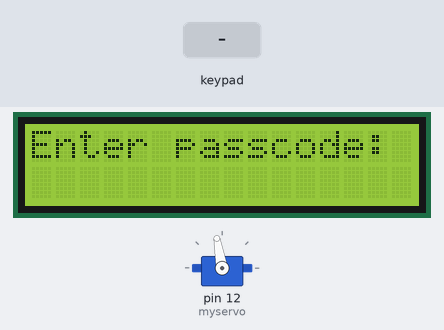
Simulated run of this sketch. Board: Arduino Uno, built with avr-gcc and run on an emulated ATmega328P. On the bench: servo, 16×2 character LCD. The inputs (shaded band) are chosen by the test bench.

Above: at 4.6 s.
4.7 s: keypad keys 1 2 3 A B C # pressed 0.4 s apart
At 8.5 s:
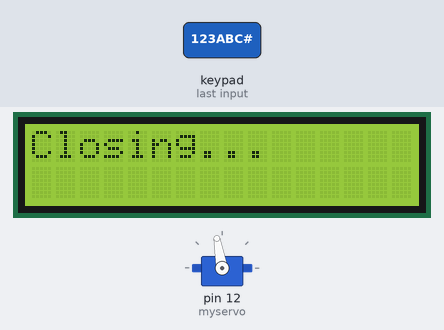
9.0 s: key '4' pressed
At 10.3 s:
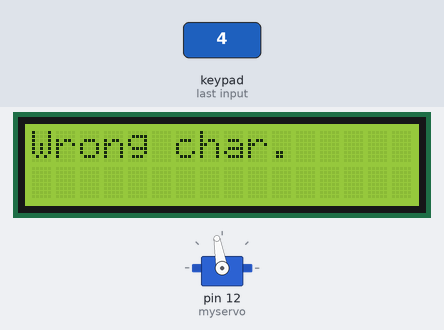
12.0 s: key 'B' pressed
At 13.2 s:
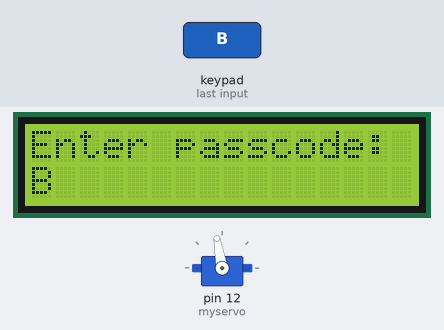
13.5 s: keypad keys 1 2 3 A B C A pressed 0.4 s apart
At 17.2 s:
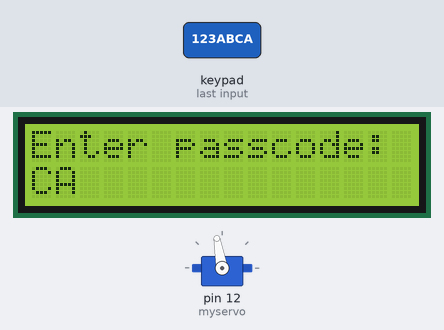
17.8 s: key 'A' pressed
At 19.0 s:
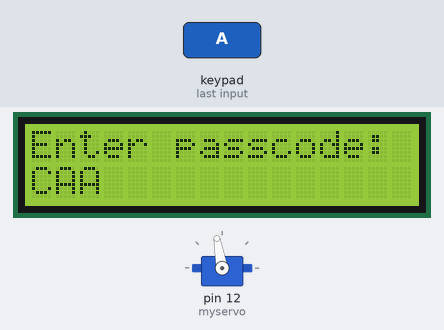
19.3 s: keypad keys 1 2 3 A B C pressed 0.4 s apart
At 22.5 s:
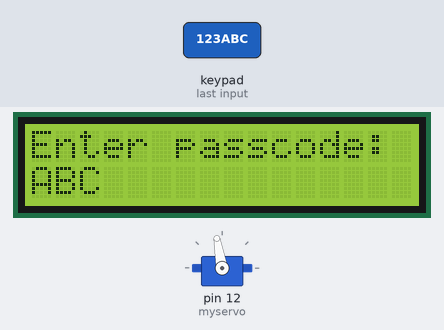
Timing chart, 0 to 24.0 s (numbered marks = the images above; inputs shaded):
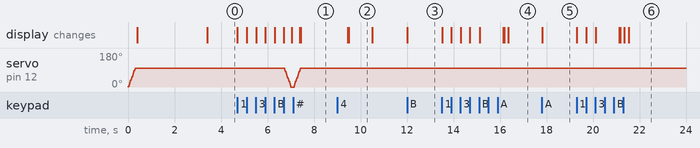

Measured:
- after the input at 4.7 s, the display: first changes at once (image 1 shows a later state)
- after the input at 9.0 s, the display: first differs from a run without the input after 0.50 s (image 2)
- after the input at 12.0 s, the display: changes at once (image 3)
- after the input at 13.5 s, the display: first changes at once (image 4 shows a later state)
- after the input at 17.8 s, the display: changes at once (image 5)
- after the input at 19.3 s, the display: first changes at once (image 6 shows a later state)
- what the display in image 2 shows lasts 1.0 s, from 9.5 s to 10.5 s

The sketch:

final_code.ino
```cpp
#include <Keypad.h>
#include <Servo.h>
Servo myservo;
#include <Wire.h>
#include <LiquidCrystal_I2C.h>
LiquidCrystal_I2C lcd(0x27, 16, 2); // looks for address, columns, and rows

#define Pass_Length 7 // enough room for six chars + null char

int pos = 0;  // variable to store servo position

char Data[Pass_Length]; // 6 is the number of chars it can hold + the null char = 7
char Master[Pass_Length] = "123ABC";
byte data_count = 0;
char customKey;
bool door = true;


const byte ROWS = 4; // num of rows on the matrix keypad
const byte COLS = 4; // num of columns on the matrix keypad

char keys[ROWS][COLS] = {
  {'1','2','3','A'},
  {'4','5','6','B'},
  {'7','8','9','C'},
  {'*','0','#','D'}
};
byte rowPins[ROWS] = {9, 8, 7, 6}; //connect to the row pinouts of the keypad
byte colPins[COLS] = {5, 4, 3, 2}; //connect to the column pinouts of the keypad

Keypad keypad = Keypad( makeKeymap(keys), rowPins, colPins, ROWS, COLS );

void setup() {  // splash screen

  myservo.attach(12); // pin 12 is dedicated to the servo motor
  ServoClose(); // servo motor will go into it's locked state upon startup
  lcd.init();
  lcd.backlight();
  lcd.print("Woah!!!");
  lcd.setCursor(0, 1);
  lcd.print("My lockbox!");
  delay(3000);
  lcd.clear();
}

void loop() {

  if (door == 0) {
    customKey = keypad.getKey();  // makes sure a key is actually pressed

    if (customKey == '#') { // pound sign will lock the door, this goes into effect after the user successfully guesses the passcode
      lcd.clear();
      ServoClose();
      lcd.print("Closing...");
      delay(2000);
      door = 1;
    }
  }

  else Open();
}

void clearData() {
  while (data_count != 0) {
    Data[data_count--] = 0; // clears the array for new data
  }
  return;
}

void ServoOpen() {
  for (pos = 100; pos >= 0; pos -= 5) {
    myservo.write(pos); // tells the servo to go to the position in variable 'pos'
    delay(15);  // waits 15 milliseconds for the servo to reach said position
  }
}

void ServoClose() {
  for (pos = 0; pos <= 100; pos += 5) { // ditto but this tells the servo to go back to the initial lock position
    myservo.write(pos);
    delay(15);
  }
}

void Open() {
  lcd.setCursor(0, 0);
  lcd.print("Enter passcode:");

  customKey = keypad.getKey();  // makes sure a key is actually pressed

  // the next six if statements make sure the key that is pressed
  // matches with any of the six chars from the Master array
  // yup, hardcoded - I wanted to implement this better but didn't have a clear way to do so

  if (customKey == Master[0]) {
    Data[data_count] = customKey; // store char into the data array
    lcd.setCursor(data_count, 1); // moves the cursor over to show each new char
    lcd.print(Data[data_count]);  // print char at said cursor position
    data_count++; // increments data array by 1 to store a new char/keeps track of the num of chars entered
  }

  if (customKey == Master[1]) {
    Data[data_count] = customKey;
    lcd.setCursor(data_count, 1);
    lcd.print(Data[data_count]);
    data_count++;
  }

  if (customKey == Master[2]) {
    Data[data_count] = customKey;
    lcd.setCursor(data_count, 1);
    lcd.print(Data[data_count]);
    data_count++;
  }

  if (customKey == Master[3]) {
    Data[data_count] = customKey;
    lcd.setCursor(data_count, 1);
    lcd.print(Data[data_count]);
    data_count++;
  }

  if (customKey == Master[4]) {
    Data[data_count] = customKey;
    lcd.setCursor(data_count, 1);
    lcd.print(Data[data_count]);
    data_count++;
  }

  if (customKey == Master[5]) {
    Data[data_count] = customKey;
    lcd.setCursor(data_count, 1);
    lcd.print(Data[data_count]);
    data_count++;
  }

  // the rest of the keys pressed will report to the lcd
  // that the user inputted an incorrect character
  // yes unfortunately this is hardcoded

  if (customKey == '4') {
    lcd.clear();
    lcd.print("Wrong char.");
    delay(1000);
    door = 1;
    clearData();  // this function clears the Data array and resets the data_count to zero
  }

  if (customKey == '5') {
    lcd.clear();
    lcd.print("Wrong char.");
    delay(1000);
    door = 1;
    clearData();
  }

  if (customKey == '6') {
    lcd.clear();
    lcd.print("Wrong char.");
    delay(1000);
    door = 1;
    clearData();
  }

  if (customKey == '7') {
    lcd.clear();
    lcd.print("Wrong char.");
    delay(1000);
    door = 1;
    clearData();
  }

  if (customKey == '8') {
    lcd.clear();
    lcd.print("Wrong char.");
    delay(1000);
    door = 1;
    clearData();
  }

  if (customKey == '9') {
    lcd.clear();
    lcd.print("Wrong char.");
    delay(1000);
    door = 1;
    clearData();
  }

  if (customKey == '0') {
    lcd.clear();
    lcd.print("Wrong char.");
    delay(1000);
    door = 1;
    clearData();
  }

  if (customKey == '*') {
    lcd.clear();
    lcd.print("Wrong char.");
    delay(1000);
    door = 1;
    clearData();
  }

  if (customKey == '#') {
    lcd.clear();
    lcd.print("Wrong char.");
    delay(1000);
    door = 1;
    clearData();
  }

  if (customKey == 'D') {
    lcd.clear();
    lcd.print("Wrong char.");
    delay(1000);
    door = 1;
    clearData();
  }

  if (data_count == Pass_Length - 1) {  // if the array index is equal to the number of expected chars, compare that data to master
    Compare();
  }
}

void Compare() {
  if (!strcmp(Data, Master)) {  // checks if the string of characters in the Data array matches the Master array
    lcd.clear();
    ServoOpen();
    lcd.print("Access Granted!");
    door = 0;
  }

  else
  {
    lcd.clear();
    lcd.print("Access Denied.");
    delay(1000);
    door = 1;
  }
  clearData();
}
```
